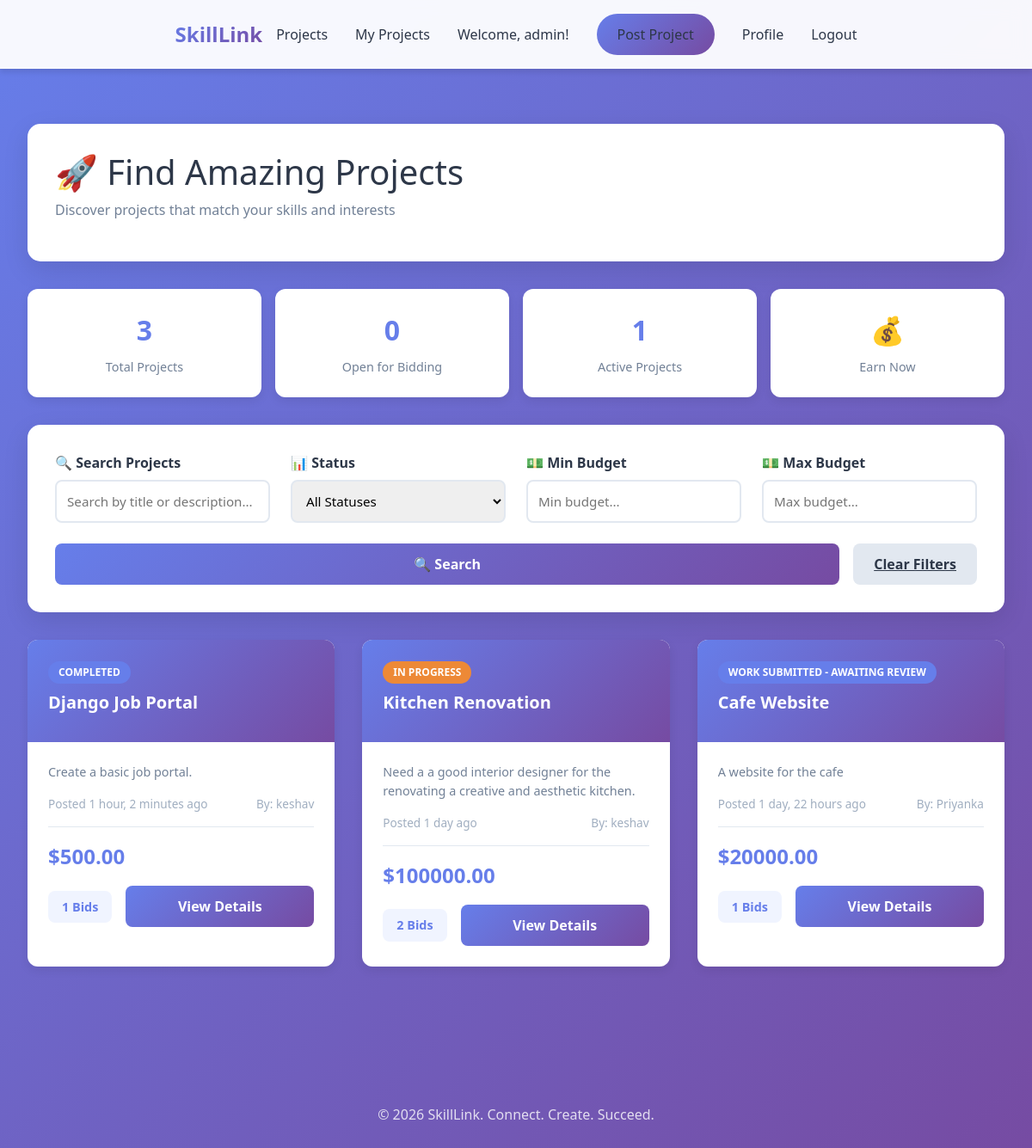
The page /projects/ (signed in) on the database its author committed.
### users/models.py (models this page shows, shortened)
class User(AbstractUser):
    IS_FREELANCER = 'freelancer'
    IS_CLIENT = 'client'
    ROLE_CHOICES = (
        (IS_FREELANCER, 'Freelancer'),
        (IS_CLIENT, 'Client'),
    )
    CATEGORY_CHOICES = (
        ('designer', 'Designer (UI/UX, Graphic, etc.)'),
        ('developer', 'Developer (Web, Mobile, Backend)'),
        ('writer', 'Writer (Content, Blog, Copy)'),
        ('marketer', 'Marketer (Digital, Social, SEO)'),
        ('translator', 'Translator'),
        ('consultant', 'Consultant & Specialist'),
        ('other', 'Other'),
    )
    role = models.CharField(max_length=10, choices=ROLE_CHOICES, default=IS_CLIENT)
    title = models.CharField(max_length=255, blank=True, null=True)
    category = models.CharField(max_length=50, choices=CATEGORY_CHOICES, blank=True, null=True)
    bio = models.TextField(blank=True, null=True)
    skills = models.JSONField(default=list, blank=True)
    profile_picture = models.ImageField(upload_to='profiles/', blank=True, null=True)

### projects/models.py (models this page shows, shortened)
class Project(models.Model):
    STATUS_CHOICES = (
        ('open', 'Open for Bidding'),
        ('in_progress', 'In Progress'),
        ('work_submitted', 'Work Submitted - Awaiting Review'),
        ('completed', 'Completed'),
        ('cancelled', 'Cancelled'),
    )
    title = models.CharField(max_length=255)
    description = models.TextField()
    budget = models.DecimalField(max_digits=10, decimal_places=2, validators=[MinValueValidator(1.00)])
    client = models.ForeignKey(settings.AUTH_USER_MODEL, on_delete=models.CASCADE, related_name='projects_posted')
    freelancer = models.ForeignKey(settings.AUTH_USER_MODEL, on_delete=models.SET_NULL, null=True, blank=True, related_name='projects_won')
    status = models.CharField(max_length=20, choices=STATUS_CHOICES, default='open')
    created_at = models.DateTimeField(auto_now_add=True)
    updated_at = models.DateTimeField(auto_now=True)
    completed_at = models.DateTimeField(null=True, blank=True)
    payment_status = models.CharField(
        max_length=20,
        choices=[
            ('not_started', 'Not Started'),
            ('escrowed', 'Funds Held in Escrow'),
            ('released', 'Payment Released'),
            ('refunded', 'Refunded'),
        ],
        default='not_started'
    )
    class Meta:
        ordering = ['-created_at']

### projects/views.py (the view)
# urls.py: path('', views.ProjectListView.as_view(), name='project-list'),
class ProjectListView(ListView):
    model = Project
    template_name = 'projects/project_list.html'
    context_object_name = 'projects'
    paginate_by = 12
    def get_queryset(self):
        queryset = Project.objects.all().order_by('-created_at').annotate(
            bid_count=Count('bids')
        )
        status_filter = self.request.GET.get('status')
        if status_filter in ['open', 'in_progress', 'completed']:
            queryset = queryset.filter(status=status_filter)
        search = self.request.GET.get('search')
        if search:
            queryset = queryset.filter(
                Q(title__icontains=search) | Q(description__icontains=search)
            )
        min_budget = self.request.GET.get('min_budget')
        max_budget = self.request.GET.get('max_budget')
        if min_budget:
            queryset = queryset.filter(budget__gte=min_budget)
        if max_budget:
            queryset = queryset.filter(budget__lte=max_budget)
        return queryset
    def get_context_data(self, **kwargs):
        context = super().get_context_data(**kwargs)
        context['total_projects'] = Project.objects.count()
        context['open_projects'] = Project.objects.filter(status='open').count()
        context['active_projects'] = Project.objects.filter(status='in_progress').count()
        return context

### projects/templates/projects/project_list.html (shortened to what this page needs)
{% extends 'base.html' %}
{% load static %}
{% block extra_css %}
<link rel="stylesheet" href="{% static 'projects/css/project_styles.css' %}">
{% endblock %}
{% block content %}
<nav class="navbar">
    <div class="navbar-content">
        <a href="/" class="navbar-brand">SkillLink</a>
        <div class="navbar-links">
            <a href="{% url 'projects:project-list' %}">Projects</a>
            <a href="{% url 'projects:my-projects' %}">My Projects</a>
            {% if user.is_authenticated %}
                <span>Welcome, {{ user.username }}!</span>
                {% if user.role == 'client' %}
                    <a href="{% url 'projects:project-create' %}" class="btn-primary">Post Project</a>
                {% endif %}
                <a href="{% url 'profile' %}">Profile</a>
                <a href="{% url 'logout' %}">Logout</a>
            {% else %}
                <a href="{% url 'login' %}">Login</a>
                <a href="{% url 'register' %}">Register</a>
            {% endif %}
        </div>
    </div>
</nav>
<div class="container">
    <div class="page-header">
        <h1>🚀 Find Amazing Projects</h1>
        <p class="page-header-subtitle">Discover projects that match your skills and interests</p>
    </div>
    <div class="stats-container">
        <div class="stat-card">
            <div class="stat-number">{{ total_projects }}</div>
            <div class="stat-label">Total Projects</div>
        </div>
        <div class="stat-card">
            <div class="stat-number">{{ open_projects }}</div>
            <div class="stat-label">Open for Bidding</div>
        </div>
        <div class="stat-card">
            <div class="stat-number">{{ active_projects }}</div>
            <div class="stat-label">Active Projects</div>
        </div>
        <div class="stat-card">
            <div class="stat-number">💰</div>
            <div class="stat-label">Earn Now</div>
        </div>
    </div>
    <div class="filters-section">
        <form method="get" class="filter-form">
            <div class="filter-group">
                <div class="filter-input">
                    <label for="search">🔍 Search Projects</label>
                    <input type="text" id="search" name="search" value="{{ request.GET.search }}" placeholder="Search by title or description...">
                </div>
                <div class="filter-input">
                    <label for="status">📊 Status</label>
                    <select id="status" name="status">
                        <option value="">All Statuses</option>
                    </select>
                </div>
                <div class="filter-input">
                    <label for="min_budget">💵 Min Budget</label>
                    <input type="number" id="min_budget" name="min_budget" value="{{ request.GET.min_budget }}" placeholder="Min budget...">
                </div>
                <div class="filter-input">
                    <label for="max_budget">💵 Max Budget</label>
                    <input type="number" id="max_budget" name="max_budget" value="{{ request.GET.max_budget }}" placeholder="Max budget...">
                </div>
            </div>
            <div class="filter-buttons">
                <button type="submit" class="btn-filter btn-search">🔍 Search</button>
                <a href="{% url 'projects:project-list' %}" class="btn-filter btn-clear">Clear Filters</a>
            </div>
        </form>
    </div>
    {% if projects %}
        <div class="projects-grid">
            {% for project in projects %}
                <div class="project-card" onclick="window.location='{% url 'projects:project-detail' project.pk %}'">
                    <div class="project-header">
                        <div class="project-status" style="background:
                            {% if project.status == 'open' %}#48bb78;
                            {% elif project.status == 'in_progress' %}#ed8936;
                            {% else %}#667eea;{% endif %}">
                            {{ project.get_status_display }}
                        </div>
                        <div class="project-title">{{ project.title }}</div>
                    </div>
                    <div class="project-body">
                        <p class="project-description">{{ project.description }}</p>
                        <div class="project-meta">
                            <span>Posted {{ project.created_at|timesince }} ago</span>
                            <span>By: {{ project.client.username }}</span>
                        </div>
                        <div class="project-budget">${{ project.budget }}</div>
                        <div class="project-footer">
                            <div class="bids-count">{{ project.bid_count }} Bids</div>
                            <a href="{% url 'projects:project-detail' project.pk %}" class="btn-view">View Details</a>
                        </div>
                    </div>
                </div>
            {% endfor %}
        </div>
    {% endif %}
</div>
<div class="footer">
    <p>&copy; 2026 SkillLink. Connect. Create. Succeed.</p>
</div>
{% endblock %}

### projects/static/projects/css/project_styles.css (style rules this page uses)
.project-card { animation: fadeIn 0.5s ease-in-out; }
.project-card { transition: all 0.3s cubic-bezier(0.4, 0, 0.2, 1); }
html { scroll-behavior: smooth; }

### users/templates/base.html (style rules this page uses)
body { font-family: 'Segoe UI', Tahoma, Geneva, Verdana, sans-serif; }

### rows shown on the page
User: username "admin"
Project: status "COMPLETED", title "Django Job Portal", description "Create a basic job portal.", created_at "1 hour, 2 minutes", client.username "keshav", budget "500.00", bid_count "1"
Project: status "IN PROGRESS", title "Kitchen Renovation", description "Need a a good interior designer for the renovating a creative and aesthetic kitchen.", created_at "1 day", client.username "keshav", budget "100000.00", bid_count "2"
Project: status "WORK SUBMITTED - AWAITING REVIEW", title "Cafe Website", description "A website for the cafe", created_at "1 day, 22 hours", client.username "Priyanka", budget "20000.00", bid_count "1"

### other values the page prints
{{ total_projects }} "3"
{{ open_projects }} "0"
{{ active_projects }} "1"
